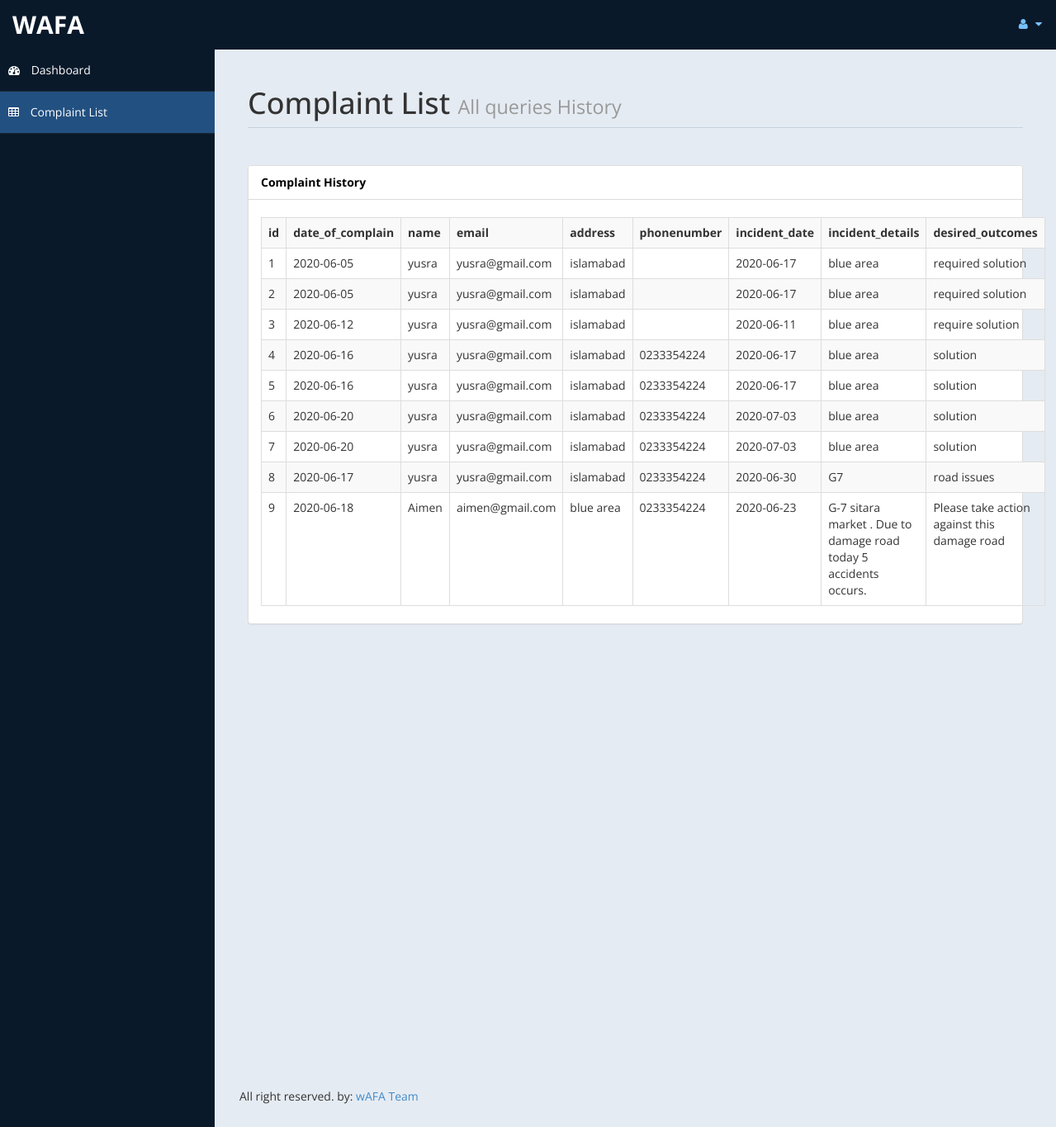
The app's page /admin/admin_page1/table.php, older data.
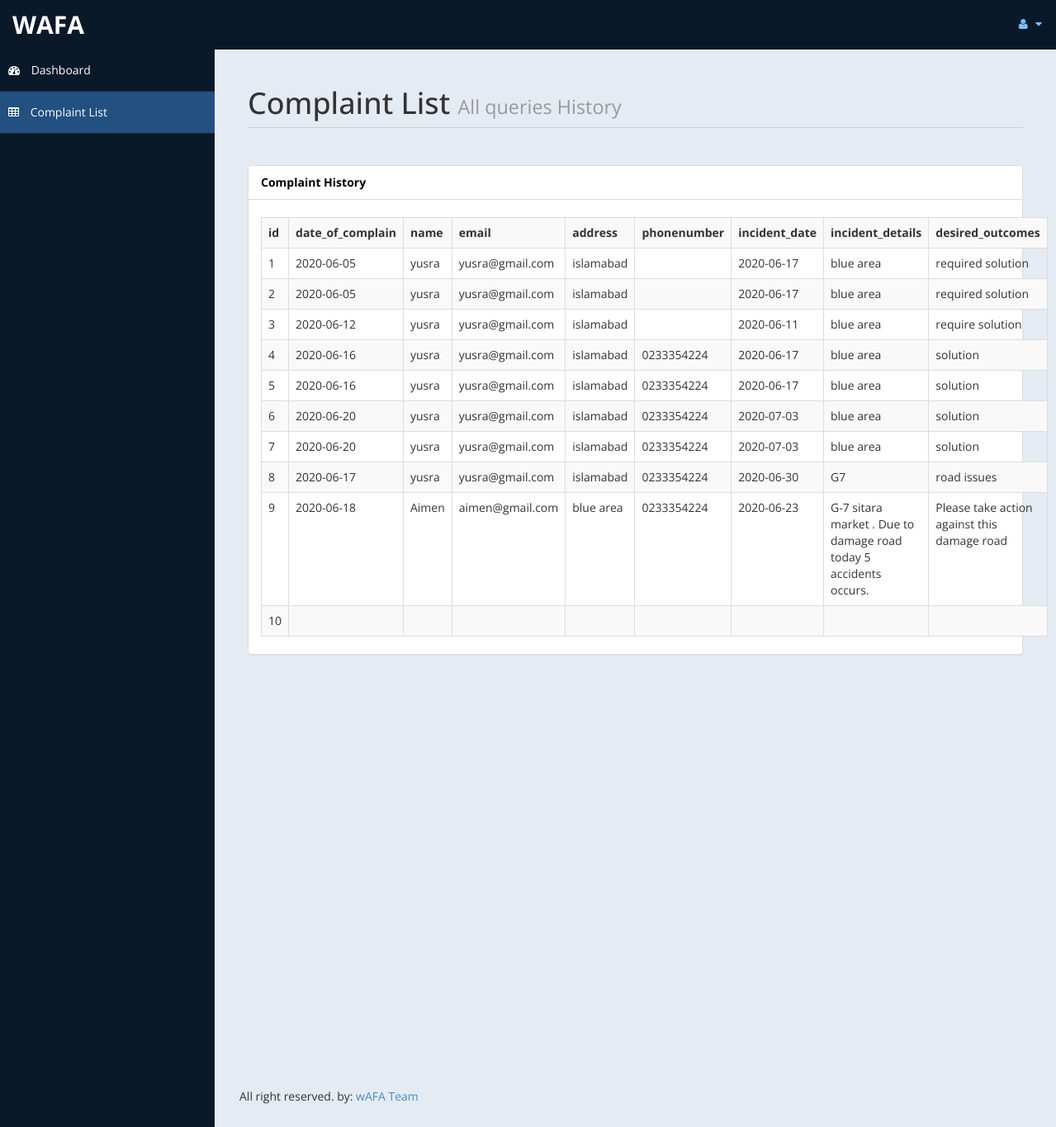
The same page, newer data.
### tables this page shows
CREATE TABLE `complain_form` (
  `id` int(100) NOT NULL,
  `date_of_complain` varchar(200) NOT NULL,
  `name` varchar(250) NOT NULL,
  `email` varchar(250) NOT NULL,
  `address` varchar(250) NOT NULL,
  `phonenumber` varchar(250) NOT NULL,
  `incident_date` varchar(250) NOT NULL,
  `incident_details` varchar(500) NOT NULL,
  `desired_outcomes` varchar(500) NOT NULL,
  `imageUpload` longtext NOT NULL
);

### admin/admin_page1/table.php (the view, shortened to what this page needs)
<!DOCTYPE html>
<html xmlns="http://www.w3.org/1999/xhtml">
<head>
    <link href="assets/css/bootstrap.css" rel="stylesheet" />
    <link href="assets/css/font-awesome.css" rel="stylesheet" />
    <link href="assets/css/custom-styles.css" rel="stylesheet" />
    <link href="assets/js/dataTables/dataTables.bootstrap.css" rel="stylesheet" />
</head>
<body>
    <div id="wrapper">
        <nav class="navbar navbar-default top-navbar" role="navigation">
            <div class="navbar-header">
                <a class="navbar-brand" href="index.html">WAFA</a>
            </div>
            <ul class="nav navbar-top-links navbar-right">
                <li class="dropdown">
                    <a class="dropdown-toggle" data-toggle="dropdown" href="#" aria-expanded="false">
                        <i class="fa fa-user fa-fw"></i> <i class="fa fa-caret-down"></i>
                    </a>
                </li>
            </ul>
        </nav>
        <nav class="navbar-default navbar-side" role="navigation">
            <div class="sidebar-collapse">
                <ul class="nav" id="main-menu">
                    <li>
                        <a href="index.php"><i class="fa fa-dashboard"></i> Dashboard</a>
                    </li>
                    <li>
                        <a href="table.php" class="active-menu"><i class="fa fa-table"></i> Complaint List</a>
                    </li>
                </ul>
            </div>
        </nav>
        <div id="page-wrapper" >
            <div id="page-inner">
			 <div class="row">
                    <div class="col-md-12">
                        <h1 class="page-header">
                            Complaint List <small>All queries History</small>
                        </h1>
                    </div>
                </div>
            <div class="row">
                <div class="col-md-12">
                    <div class="panel panel-default">
                        <div class="panel-heading">
                             Complaint History
                        </div>
                        <div class="panel-body">
                            <div class="table-responsive">
                                <table class="table table-striped table-bordered table-hover" id="dataTables-example">
                                <?php
$link = mysqli_connect("localhost", "root", "", "wafa_portal");
$sql = "SELECT * FROM complain_form";
if($result = mysqli_query($link, $sql)){
    if(mysqli_num_rows($result) > 0){
            echo "<tr>";
                echo "<th>id</th>";
                echo "<th>date_of_complain</th>";
                echo "<th>name</th>";
                echo "<th>email</th>";
                echo "<th>address</th>";
                echo "<th>phonenumber</th>";
                echo "<th>incident_date</th>";
                echo "<th>incident_details</th>";
                echo "<th>desired_outcomes</th>";
            echo "</tr>";
        while($row = mysqli_fetch_array($result)){
            echo "<tr>";
                echo "<td>" . $row['id'] . "</td>";
                echo "<td>" . $row['date_of_complain'] . "</td>";
                echo "<td>" . $row['name'] . "</td>";
                echo "<td>" . $row['email'] . "</td>";
                echo "<td>" . $row['address'] . "</td>";
                echo "<td>" . $row['phonenumber'] . "</td>";
                echo "<td>" . $row['incident_date'] . "</td>";
                echo "<td>" . $row['incident_details'] . "</td>";
                echo "<td>" . $row['desired_outcomes'] . "</td>";
            echo "</tr>";
        }
    } else{
        echo "No records matching your query were found.";
    }
} else{
    echo "ERROR: Could not able to execute $sql. " . mysqli_error($link);
}
?>
                                </table>
                            </div>
                        </div>
                    </div>
                </div>
            </div>
        </div>
               <footer><p>All right reserved. by: <a href="http://webthemez.com">wAFA Team</a></p></footer>
    </div>
            </div>
</body>
</html>

Row changes from the older to the newer data that the page shows:
added complain_form: id "10"
